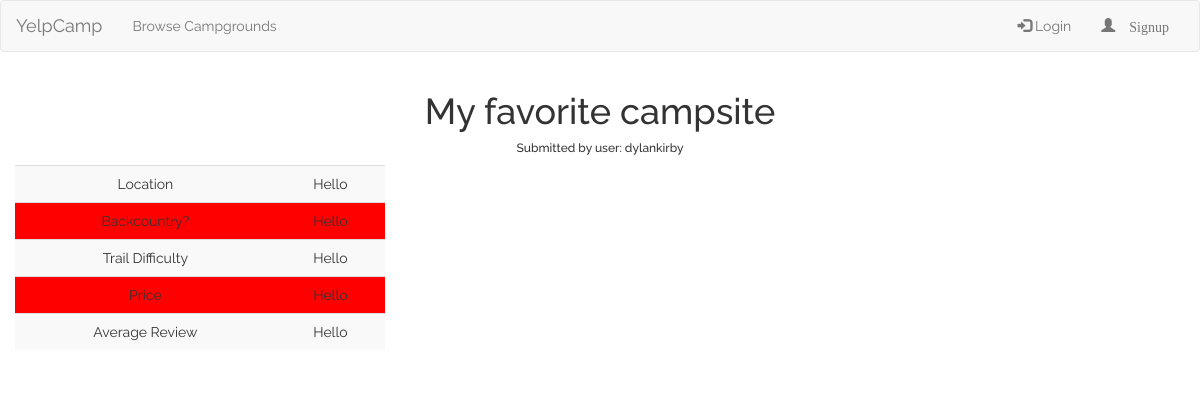
The app's page /campgrounds/4, older data.
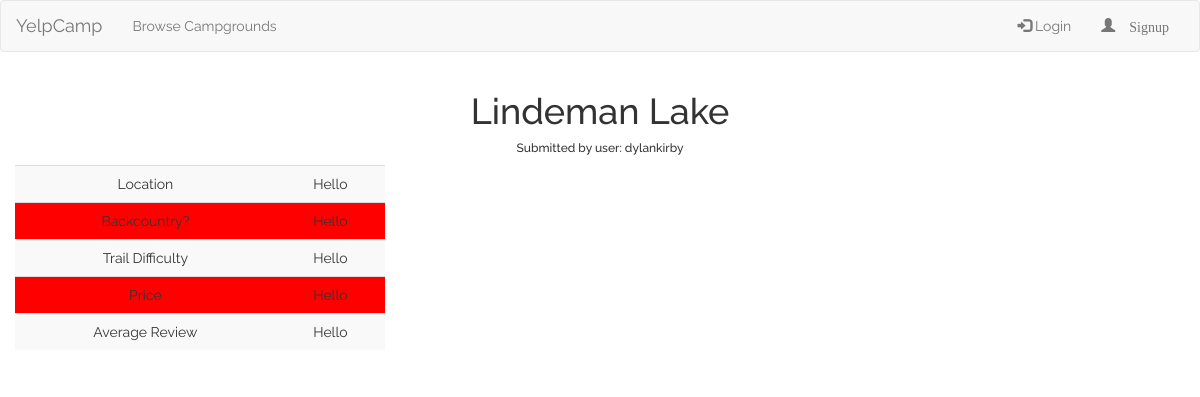
The same page, newer data.
### campgrounds/models.py (models this page shows, shortened)
class Campground(models.Model):
	author = models.ForeignKey('auth.User' , related_name='submitted_campgrounds')
	name = models.CharField(max_length=128, blank=False, unique=True)
	image = models.URLField(blank=False)
	description = models.TextField()

### campgrounds/views.py (the view)
# urls.py: url(r'^(?P<pk>\d+)$', views.CampgroundDetail.as_view(), name='details'),
class CampgroundDetail(generic.DetailView):
	model = Campground

### campgrounds/templates/campgrounds/campground_detail.html (shortened to what this page needs)
{% extends 'campgrounds/campground_base.html' %}
{% block camp %}
	<div class="col-md-12">
		<h1 class="text-center camp-title">{{campground.name}}</h1>
		<h6 class="text-center">Submitted by user: {{campground.author}} </h4>
	</div>
	<div class="col-md-4">
		<table class="table table-striped text-center camp-info">
			<tr>
				<td>Location</td>
				<td>Hello</td>
			</tr>
			<tr>
				<td>Backcountry?</td>
				<td>Hello</td>
			</tr>
			<tr>
				<td>Trail Difficulty</td>
				<td>Hello</td>
			</tr>
			<tr>
				<td>Price</td>
				<td>Hello</td>
			</tr>
			<tr>
				<td>Average Review</td>
				<td>Hello</td>
			</tr>
		</table>
	</div>
	<div class="col-md-8">
	</div>
{% endblock %}

Row changes from the older to the newer data that the page shows:
changed Campground "dylankirby": name "My favorite campsite" → "Lindeman Lake"
